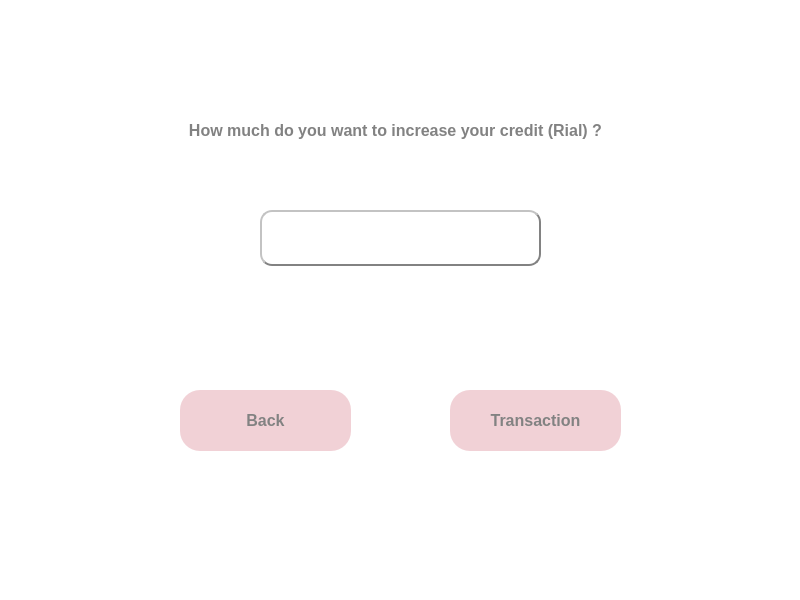
<?xml version="1.0" encoding="UTF-8"?>
<ui version="4.0">
 <class>MainWindow</class>
 <widget class="QMainWindow" name="MainWindow">
  <property name="geometry">
   <rect>
    <x>0</x>
    <y>0</y>
    <width>800</width>
    <height>600</height>
   </rect>
  </property>
  <property name="windowTitle">
   <string>Increase Credit</string>
  </property>
  <property name="styleSheet">
   <string notr="true">background-color: rgb(255, 255, 255);</string>
  </property>
  <widget class="QWidget" name="centralwidget">
   <widget class="QLabel" name="label_2">
    <property name="geometry">
     <rect>
      <x>50</x>
      <y>110</y>
      <width>691</width>
      <height>41</height>
     </rect>
    </property>
    <property name="font">
     <font>
      <pointsize>12</pointsize>
      <weight>75</weight>
      <bold>true</bold>
     </font>
    </property>
    <property name="styleSheet">
     <string notr="true">color: rgb(130, 130, 130);</string>
    </property>
    <property name="text">
     <string>How much do you want to increase your credit (Rial) ?</string>
    </property>
    <property name="alignment">
     <set>Qt::AlignCenter</set>
    </property>
   </widget>
   <widget class="QTextEdit" name="credit">
    <property name="geometry">
     <rect>
      <x>260</x>
      <y>210</y>
      <width>281</width>
      <height>56</height>
     </rect>
    </property>
    <property name="font">
     <font>
      <pointsize>11</pointsize>
     </font>
    </property>
    <property name="styleSheet">
     <string notr="true">background-color: rgb(255, 255, 255);
border-radius: 12px;
border:2px outset;
border-color: rgb(130, 130, 130);</string>
    </property>
    <property name="inputMethodHints">
     <set>Qt::ImhDigitsOnly</set>
    </property>
   </widget>
   <widget class="QPushButton" name="back">
    <property name="geometry">
     <rect>
      <x>180</x>
      <y>390</y>
      <width>171</width>
      <height>61</height>
     </rect>
    </property>
    <property name="font">
     <font>
      <pointsize>12</pointsize>
      <weight>75</weight>
      <bold>true</bold>
     </font>
    </property>
    <property name="styleSheet">
     <string notr="true">QPushButton
{
	background-color: #f1d1d6;
	color: #828282;
	border-radius:20px;
}

QPushButton:hover
{
	background-color: #ff8b8d;
	color: #656565;
	border-radius:20px;
}</string>
    </property>
    <property name="text">
     <string>Back</string>
    </property>
   </widget>
   <widget class="QPushButton" name="transaction">
    <property name="geometry">
     <rect>
      <x>450</x>
      <y>390</y>
      <width>171</width>
      <height>61</height>
     </rect>
    </property>
    <property name="font">
     <font>
      <pointsize>12</pointsize>
      <weight>75</weight>
      <bold>true</bold>
     </font>
    </property>
    <property name="styleSheet">
     <string notr="true">QPushButton
{
	background-color: #f1d1d6;
	color: #828282;
	border-radius:20px;
}

QPushButton:hover
{
	background-color: #ff8b8d;
	color: #656565;
	border-radius:20px;
}</string>
    </property>
    <property name="text">
     <string>Transaction</string>
    </property>
   </widget>
  </widget>
  <widget class="QMenuBar" name="menubar">
   <property name="geometry">
    <rect>
     <x>0</x>
     <y>0</y>
     <width>800</width>
     <height>18</height>
    </rect>
   </property>
  </widget>
  <widget class="QStatusBar" name="statusbar"/>
 </widget>
 <resources/>
 <connections/>
</ui>
